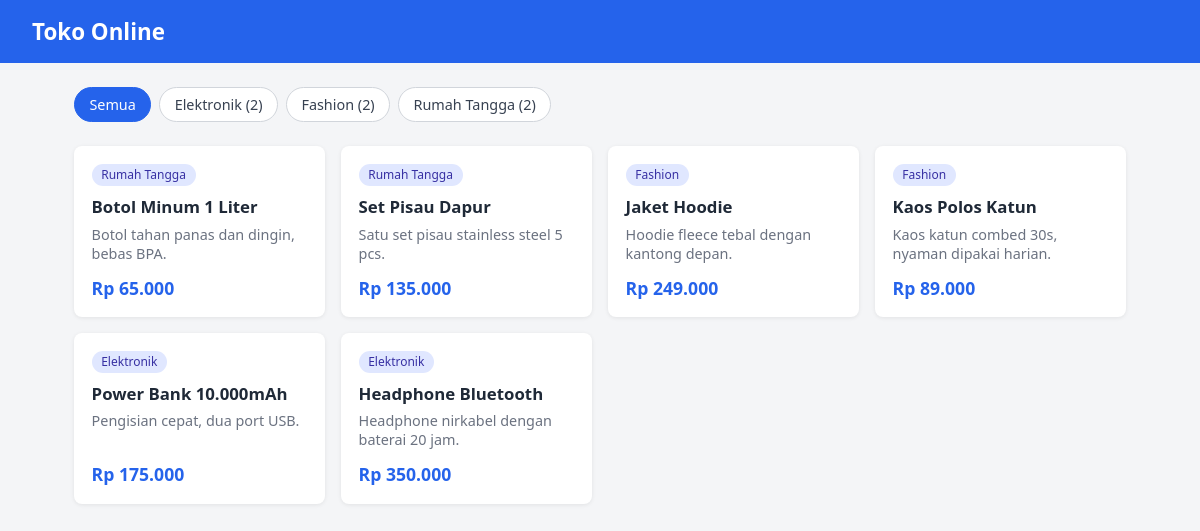
The page /tugas8/index.php on the database its author committed.
### tables this page shows
CREATE TABLE `kategori` (
  `id` int(10) UNSIGNED NOT NULL,
  `nama` varchar(50) NOT NULL
);

CREATE TABLE `produk` (
  `id` int(10) UNSIGNED NOT NULL,
  `kategori_id` int(10) UNSIGNED DEFAULT NULL,
  `nama` varchar(100) NOT NULL,
  `harga` decimal(12,2) NOT NULL,
  `deskripsi` text NOT NULL,
  `created_at` timestamp NOT NULL DEFAULT current_timestamp()
);

### tugas8/index.php (the view, shortened to what this page needs)
<?php
function e(string $value): string
{
    return htmlspecialchars($value, ENT_QUOTES, 'UTF-8');
}
function rupiah(float|string $angka): string
{
    return 'Rp ' . number_format((float) $angka, 0, ',', '.');
}
$pdo = getConnection();
$kategoriId = filter_input(
    INPUT_GET,
    'kategori',
    FILTER_VALIDATE_INT,
    ['options' => ['min_range' => 1]]
);
$kategoriId = $kategoriId === false ? null : $kategoriId;
$daftarKategori = $pdo->query(
    'SELECT k.id, k.nama, COUNT(p.id) AS jumlah
       FROM kategori k
       LEFT JOIN produk p ON p.kategori_id = k.id
   GROUP BY k.id, k.nama
   ORDER BY k.nama'
)->fetchAll();
$sql = 'SELECT p.id, p.nama, p.harga, p.deskripsi, k.nama AS kategori
          FROM produk p
          LEFT JOIN kategori k ON k.id = p.kategori_id';
$params = [];
$sql .= ' ORDER BY p.created_at DESC, p.id DESC';
$stmt = $pdo->prepare($sql);
$stmt->execute($params);
$produk = $stmt->fetchAll();
?>
<!DOCTYPE html>
<html lang="id">
<head>
</head>
<body>
<header><h1>Toko Online</h1></header>
<main>
    <nav class="filter" aria-label="Filter kategori">
        <a href="index.php" class="<?= $kategoriId === null ? 'aktif' : '' ?>">Semua</a>
        <?php foreach ($daftarKategori as $kat): ?>
            <a href="index.php?kategori=<?= (int) $kat['id'] ?>"
               class="<?= $kategoriId === (int) $kat['id'] ? 'aktif' : '' ?>">
                <?= e($kat['nama']) ?> (<?= (int) $kat['jumlah'] ?>)
            </a>
        <?php endforeach; ?>
    </nav>
    <?php if (empty($produk)): ?>
        <div class="kosong">Belum ada produk pada kategori ini.</div>
    <?php else: ?>
        <section class="grid">
            <?php foreach ($produk as $item): ?>
                <article class="card">
                    <span class="badge"><?= e($item['kategori'] ?? 'Tanpa kategori') ?></span>
                    <h2><?= e($item['nama']) ?></h2>
                    <p><?= e($item['deskripsi']) ?></p>
                    <div class="harga"><?= rupiah($item['harga']) ?></div>
                </article>
            <?php endforeach; ?>
        </section>
    <?php endif; ?>
</main>
</body>
</html>

### tugas8/index.php (style rules this page uses)
* { box-sizing: border-box; }
body { font-family: system-ui, sans-serif; background:#f4f5f7; margin:0; color:#1f2937; }
header { background:#2563eb; color:#fff; padding:1rem 2rem; }
header h1 { margin:0; font-size:1.4rem; }
main { max-width:1100px; margin:auto; padding:1.5rem; }
.filter { display:flex; flex-wrap:wrap; gap:.5rem; margin-bottom:1.5rem; }
.filter a { padding:.45rem .9rem; border-radius:999px; background:#fff; color:#374151; text-decoration:none; border:1px solid #d1d5db; font-size:.9rem; }
.filter a.aktif { background:#2563eb; color:#fff; border-color:#2563eb; }
.grid { display:grid; grid-template-columns:repeat(auto-fill, minmax(230px, 1fr)); gap:1rem; }
.card { background:#fff; border-radius:8px; padding:1.1rem; display:flex; flex-direction:column; box-shadow:0 1px 4px rgba(0,0,0,.08); }
.badge { align-self:flex-start; font-size:.75rem; background:#e0e7ff; color:#3730a3; padding:.15rem .6rem; border-radius:999px; margin-bottom:.6rem; }
.card h2 { font-size:1.05rem; margin:0 0 .4rem; }
.card p { font-size:.9rem; color:#6b7280; flex:1; margin:0 0 .8rem; }
.harga { font-weight:700; color:#2563eb; font-size:1.1rem; }

### rows shown on the page
kategori: nama "Elektronik", jumlah "2"
kategori: nama "Fashion", jumlah "2"
kategori: nama "Rumah Tangga", jumlah "2"
produk: kategori.nama "Rumah Tangga", nama "Botol Minum 1 Liter", deskripsi "Botol tahan panas dan dingin, bebas BPA.", harga "Rp 65.000"
produk: kategori.nama "Rumah Tangga", nama "Set Pisau Dapur", deskripsi "Satu set pisau stainless steel 5 pcs.", harga "Rp 135.000"
produk: kategori.nama "Fashion", nama "Jaket Hoodie", deskripsi "Hoodie fleece tebal dengan kantong depan.", harga "Rp 249.000"
produk: kategori.nama "Fashion", nama "Kaos Polos Katun", deskripsi "Kaos katun combed 30s, nyaman dipakai harian.", harga "Rp 89.000"
produk: kategori.nama "Elektronik", nama "Power Bank 10.000mAh", deskripsi "Pengisian cepat, dua port USB.", harga "Rp 175.000"
produk: kategori.nama "Elektronik", nama "Headphone Bluetooth", deskripsi "Headphone nirkabel dengan baterai 20 jam.", harga "Rp 350.000"
